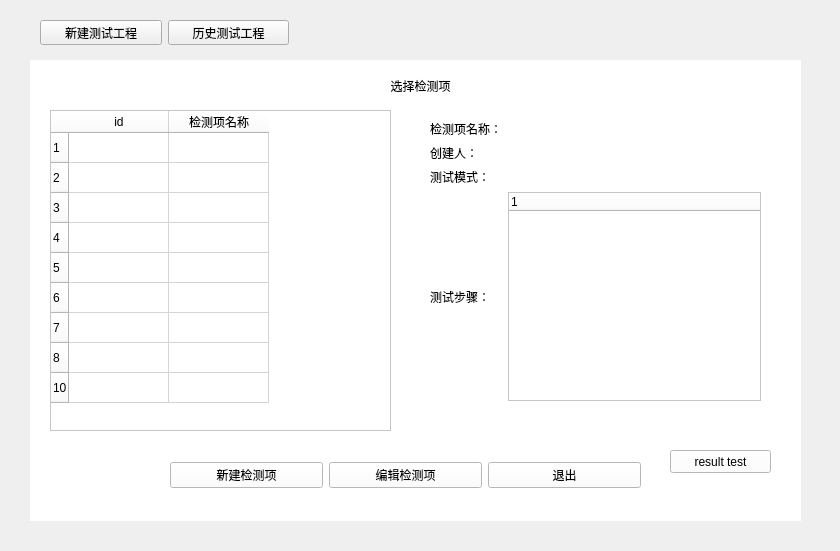
<?xml version="1.0" encoding="UTF-8"?>
<ui version="4.0">
 <class>User</class>
 <widget class="QMainWindow" name="User">
  <property name="geometry">
   <rect>
    <x>0</x>
    <y>0</y>
    <width>840</width>
    <height>551</height>
   </rect>
  </property>
  <property name="windowTitle">
   <string>MainWindow</string>
  </property>
  <widget class="QWidget" name="centralwidget">
   <widget class="QWidget" name="layoutWidget">
    <property name="geometry">
     <rect>
      <x>40</x>
      <y>20</y>
      <width>249</width>
      <height>25</height>
     </rect>
    </property>
    <layout class="QHBoxLayout" name="horizontalLayout">
     <item>
      <widget class="QPushButton" name="pushButton">
       <property name="text">
        <string>新建测试工程</string>
       </property>
      </widget>
     </item>
     <item>
      <widget class="QPushButton" name="pushButton_2">
       <property name="text">
        <string>历史测试工程</string>
       </property>
      </widget>
     </item>
    </layout>
   </widget>
   <widget class="QStackedWidget" name="stackedWidget">
    <property name="geometry">
     <rect>
      <x>30</x>
      <y>60</y>
      <width>771</width>
      <height>461</height>
     </rect>
    </property>
    <property name="styleSheet">
     <string notr="true">background-color: rgb(255, 255, 255);</string>
    </property>
    <property name="currentIndex">
     <number>0</number>
    </property>
    <widget class="QWidget" name="page">
     <widget class="QTableWidget" name="tableWidget">
      <property name="geometry">
       <rect>
        <x>20</x>
        <y>50</y>
        <width>341</width>
        <height>321</height>
       </rect>
      </property>
      <property name="styleSheet">
       <string notr="true"/>
      </property>
      <row>
       <property name="text">
        <string>1</string>
       </property>
      </row>
      <row>
       <property name="text">
        <string>2</string>
       </property>
      </row>
      <row>
       <property name="text">
        <string>3</string>
       </property>
      </row>
      <row>
       <property name="text">
        <string>4</string>
       </property>
      </row>
      <row>
       <property name="text">
        <string>5</string>
       </property>
      </row>
      <row>
       <property name="text">
        <string>6</string>
       </property>
      </row>
      <row>
       <property name="text">
        <string>7</string>
       </property>
      </row>
      <row>
       <property name="text">
        <string>8</string>
       </property>
      </row>
      <row>
       <property name="text">
        <string>10</string>
       </property>
      </row>
      <column>
       <property name="text">
        <string>id</string>
       </property>
      </column>
      <column>
       <property name="text">
        <string>检测项名称</string>
       </property>
      </column>
     </widget>
     <widget class="QLabel" name="label_title">
      <property name="geometry">
       <rect>
        <x>0</x>
        <y>10</y>
        <width>781</width>
        <height>31</height>
       </rect>
      </property>
      <property name="minimumSize">
       <size>
        <width>0</width>
        <height>0</height>
       </size>
      </property>
      <property name="text">
       <string>选择检测项</string>
      </property>
      <property name="alignment">
       <set>Qt::AlignCenter</set>
      </property>
     </widget>
     <widget class="QWidget" name="layoutWidget_2">
      <property name="geometry">
       <rect>
        <x>140</x>
        <y>390</y>
        <width>471</width>
        <height>51</height>
       </rect>
      </property>
      <layout class="QHBoxLayout" name="horizontalLayout_2">
       <item>
        <widget class="QPushButton" name="button_insert">
         <property name="text">
          <string>新建检测项</string>
         </property>
        </widget>
       </item>
       <item>
        <widget class="QPushButton" name="button_change">
         <property name="text">
          <string>编辑检测项</string>
         </property>
        </widget>
       </item>
       <item>
        <widget class="QPushButton" name="button_exit">
         <property name="text">
          <string>退出</string>
         </property>
        </widget>
       </item>
      </layout>
     </widget>
     <widget class="QWidget" name="gridLayoutWidget">
      <property name="geometry">
       <rect>
        <x>400</x>
        <y>60</y>
        <width>331</width>
        <height>281</height>
       </rect>
      </property>
      <layout class="QGridLayout" name="gridLayout">
       <item row="2" column="0">
        <widget class="QLabel" name="label_3">
         <property name="text">
          <string>测试模式：</string>
         </property>
        </widget>
       </item>
       <item row="1" column="1">
        <widget class="QLabel" name="creater">
         <property name="text">
          <string/>
         </property>
        </widget>
       </item>
       <item row="2" column="1">
        <widget class="QLabel" name="model">
         <property name="text">
          <string/>
         </property>
        </widget>
       </item>
       <item row="1" column="0">
        <widget class="QLabel" name="label_2">
         <property name="text">
          <string>创建人：</string>
         </property>
        </widget>
       </item>
       <item row="0" column="1">
        <widget class="QLabel" name="name">
         <property name="text">
          <string/>
         </property>
        </widget>
       </item>
       <item row="0" column="0">
        <widget class="QLabel" name="label">
         <property name="text">
          <string>检测项名称：</string>
         </property>
        </widget>
       </item>
       <item row="3" column="0">
        <widget class="QLabel" name="label_4">
         <property name="text">
          <string>测试步骤：</string>
         </property>
        </widget>
       </item>
       <item row="3" column="1">
        <widget class="QTreeWidget" name="treeWidget">
         <property name="selectionMode">
          <enum>QAbstractItemView::NoSelection</enum>
         </property>
         <column>
          <property name="text">
           <string notr="true">1</string>
          </property>
         </column>
        </widget>
       </item>
      </layout>
     </widget>
     <widget class="QPushButton" name="pushButton_3">
      <property name="geometry">
       <rect>
        <x>640</x>
        <y>390</y>
        <width>101</width>
        <height>23</height>
       </rect>
      </property>
      <property name="text">
       <string>result test</string>
      </property>
     </widget>
    </widget>
    <widget class="QWidget" name="page_2">
     <widget class="QLabel" name="label_title_2">
      <property name="geometry">
       <rect>
        <x>20</x>
        <y>0</y>
        <width>781</width>
        <height>31</height>
       </rect>
      </property>
      <property name="minimumSize">
       <size>
        <width>0</width>
        <height>0</height>
       </size>
      </property>
      <property name="text">
       <string>测试工程管理</string>
      </property>
      <property name="alignment">
       <set>Qt::AlignCenter</set>
      </property>
     </widget>
     <widget class="QWidget" name="layoutWidget_4">
      <property name="geometry">
       <rect>
        <x>260</x>
        <y>370</y>
        <width>320</width>
        <height>51</height>
       </rect>
      </property>
      <layout class="QHBoxLayout" name="horizontalLayout_3">
       <item>
        <widget class="QPushButton" name="button_continue">
         <property name="text">
          <string>继续检测</string>
         </property>
        </widget>
       </item>
       <item>
        <widget class="QPushButton" name="button_summary_2">
         <property name="text">
          <string>导出结果</string>
         </property>
        </widget>
       </item>
       <item>
        <widget class="QPushButton" name="button_exit_2">
         <property name="text">
          <string>退出</string>
         </property>
        </widget>
       </item>
      </layout>
     </widget>
     <widget class="QTableWidget" name="tableWidget_2">
      <property name="geometry">
       <rect>
        <x>40</x>
        <y>60</y>
        <width>761</width>
        <height>291</height>
       </rect>
      </property>
      <property name="styleSheet">
       <string notr="true"/>
      </property>
      <row>
       <property name="text">
        <string>1</string>
       </property>
      </row>
      <row>
       <property name="text">
        <string>2</string>
       </property>
      </row>
      <row>
       <property name="text">
        <string>3</string>
       </property>
      </row>
      <row>
       <property name="text">
        <string>4</string>
       </property>
      </row>
      <row>
       <property name="text">
        <string>5</string>
       </property>
      </row>
      <row>
       <property name="text">
        <string>6</string>
       </property>
      </row>
      <row>
       <property name="text">
        <string>7</string>
       </property>
      </row>
      <row>
       <property name="text">
        <string>8</string>
       </property>
      </row>
      <row>
       <property name="text">
        <string>10</string>
       </property>
      </row>
      <column>
       <property name="text">
        <string>id</string>
       </property>
      </column>
      <column>
       <property name="text">
        <string>测试工程名</string>
       </property>
      </column>
      <column>
       <property name="text">
        <string>测试人员姓名</string>
       </property>
      </column>
      <column>
       <property name="text">
        <string>测试机型</string>
       </property>
      </column>
      <column>
       <property name="text">
        <string>检测时间</string>
       </property>
      </column>
      <column>
       <property name="text">
        <string>测试状态</string>
       </property>
      </column>
      <column>
       <property name="text">
        <string>检测项</string>
       </property>
      </column>
      <column>
       <property name="text">
        <string>检测结果</string>
       </property>
      </column>
     </widget>
    </widget>
   </widget>
  </widget>
 </widget>
 <resources/>
 <connections/>
</ui>
